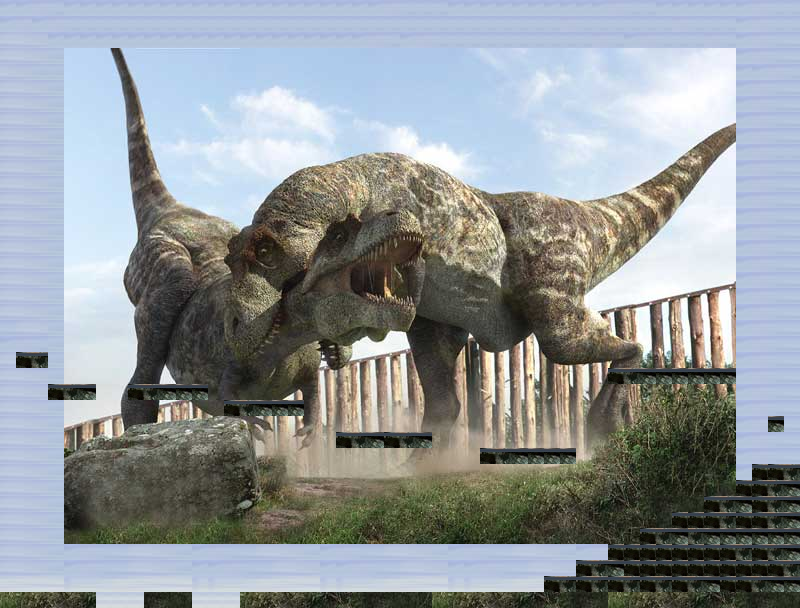

This is a level from a 2D game, rendered from its Tiled map with the project's own tilesets. A one-line summary and the map file follow, with tile-layer data summarised:
An orthogonal 50x38 tile map with 16x16 px tiles, 3 tile layers (collision, diamonds, tiles), 4 tilesets.

<map version="1.0" orientation="orthogonal" width="50" height="38" tilewidth="16" tileheight="16">
 <tileset firstgid="1" name="collision" tilewidth="16" tileheight="16">
  <image source="collision.png" width="80" height="32" />
 </tileset>
 <tileset firstgid="11" name="background2" tilewidth="16" tileheight="16">
  <image source="background2.jpeg" width="680" height="510" />
 </tileset>
 <tileset firstgid="1313" name="sky_texture_1" tilewidth="16" tileheight="16">
  <image source="sky_texture_1.png" width="400" height="300" />
 </tileset>
 <tileset firstgid="1763" name="rock_sample" tilewidth="16" tileheight="16">
  <image source="rock_sample.png" width="414" height="702" />
 </tileset>
 <layer name="collision" width="50" height="38">
  <data>[1900 cells, 181 non-empty, 2 distinct tile ids]</data>
 </layer>
 <layer name="diamonds" width="50" height="38">
  <data>[1900 cells, 5 non-empty, 1 distinct tile ids]</data>
 </layer>
 <layer name="tiles" width="50" height="38">
  <data>[1900 cells, 1894 non-empty, 1278 distinct tile ids]</data>
 </layer>
</map>
